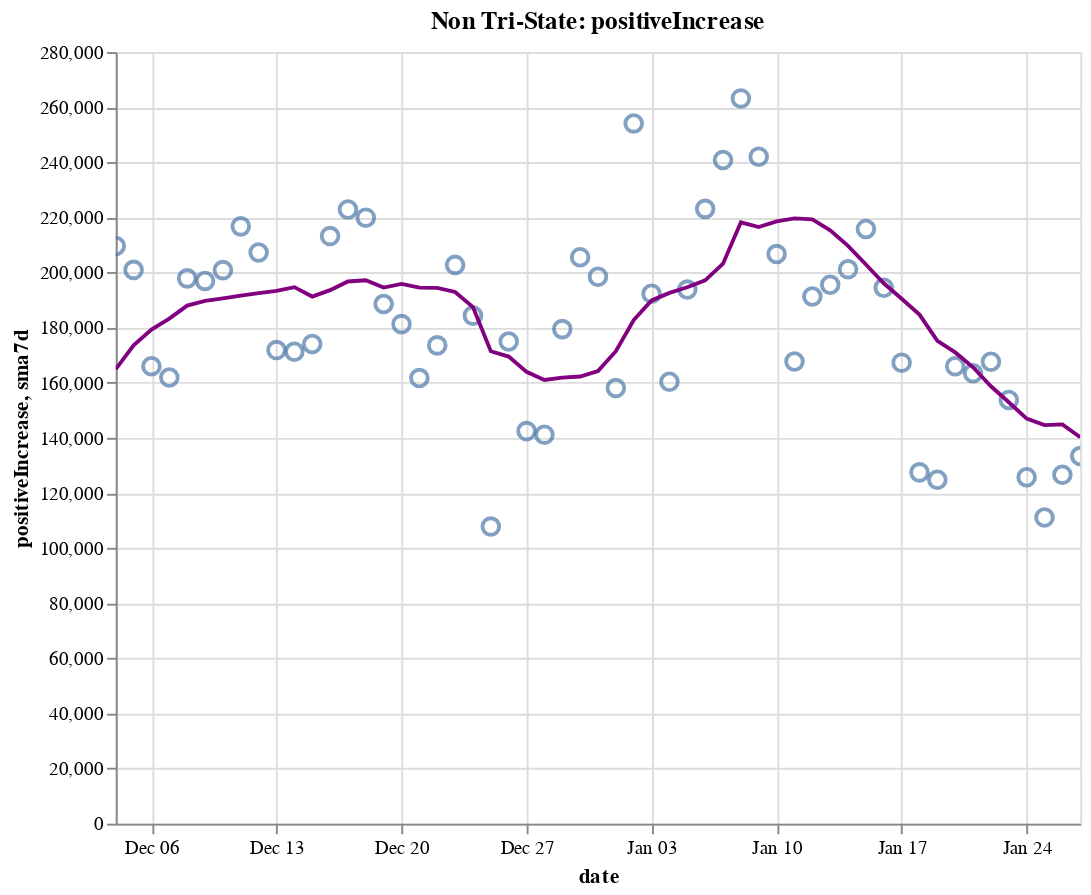

The notebook cell this image was saved under:
### Code cell
create_plot(non_tristate, 'positiveIncrease')

### Figure 1 — Vega-Lite specification as saved in the notebook (floating-point values rounded to 4 significant figures)
{"config": {"view": {"continuousWidth": 400, "continuousHeight": 300}}, "layer": [{"layer": [{"mark": {"type": "point", "size": 75}, "encoding": {"tooltip": [{"type": "temporal", "field": "date"}, {"type": "quantitative", "field": "positiveIncrease"}, {"type": "quantitative", "field": "sma7d"}], "x": {"type": "temporal", "field": "date"}, "y": {"type": "quantitative", "field": "positiveIncrease"}}, "selection": {"selector014": {"type": "interval", "bind": "scales", "encodings": ["x", "y"]}}}, {"mark": {"type": "line", "color": "purple"}, "encoding": {"x": {"type": "temporal", "field": "date"}, "y": {"type": "quantitative", "field": "sma7d"}}}]}, {"mark": {"type": "rule", "color": "#aaa"}, "encoding": {"x": {"type": "temporal", "field": "date"}}, "transform": [{"filter": {"selection": "selector013"}}]}, {"mark": "circle", "encoding": {"opacity": {"condition": {"value": 1, "selection": "selector013"}, "value": 0}, "tooltip": [{"type": "temporal", "field": "date"}, {"type": "quantitative", "field": "positiveIncrease"}, {"type": "quantitative", "field": "sma7d"}], "x": {"type": "temporal", "field": "date"}, "y": {"type": "quantitative", "field": "positiveIncrease"}}, "selection": {"selector013": {"type": "single", "encodings": ["x"], "on": "mouseover", "nearest": true, "empty": "none"}}}, {"mark": {"type": "text", "align": "left", "dx": 5, "dy": -5, "stroke": "white", "strokeWidth": 2}, "encoding": {"text": {"type": "quantitative", "field": "positiveIncrease"}, "tooltip": [{"type": "temporal", "field": "date"}, {"type": "quantitative", "field": "positiveIncrease"}, {"type": "quantitative", "field": "sma7d"}], "x": {"type": "temporal", "field": "date"}, "y": {"type": "quantitative", "field": "positiveIncrease"}}, "transform": [{"filter": {"selection": "selector013"}}]}, {"mark": {"type": "text", "align": "left", "dx": 5, "dy": -5}, "encoding": {"text": {"type": "quantitative", "field": "positiveIncrease"}, "tooltip": [{"type": "temporal", "field": "date"}, {"type": "quantitative", "field": "positiveIncrease"}, {"type": "quantitative", "field": "sma7d"}], "x": {"type": "temporal", "field": "date"}, "y": {"type": "quantitative", "field": "positiveIncrease"}}, "transform": [{"filter": {"selection": "selector013"}}]}], "data": {"name": "data-a3939cc075bf318024e28b33e33dc308"}, "height": 400, "title": "Non Tri-State: positiveIncrease", "width": 500, "$schema": "https://vega.github.io/schema/vega-lite/v4.8.1.json", "datasets": {"data-a3939cc075bf318024e28b33e33dc308": [{"date": "2020-12-04T00:00:00", "totalTestResultsIncrease": 1619000.0, "positiveIncrease": 209600.0, "death": 221000.0, "deathIncrease": 2420.0, "positiveRate": 0.129, "state": "Non Tri-State", "sma7d": 164900.0}, {"date": "2020-12-05T00:00:00", "totalTestResultsIncrease": 1908000.0, "positiveIncrease": 201000.0, "death": 223300.0, "deathIncrease": 2363.0, "positiveRate": 0.105, "state": "Non Tri-State", "sma7d": 173600.0}, {"date": "2020-12-06T00:00:00", "totalTestResultsIncrease": 1408000.0, "positiveIncrease": 166000.0, "death": 224400.0, "deathIncrease": 1088.0, "positiveRate": 0.118, "state": "Non Tri-State", "sma7d": 179300.0}, {"date": "2020-12-07T00:00:00", "totalTestResultsIncrease": 1446000.0, "positiveIncrease": 161900.0, "death": 225500.0, "deathIncrease": 1115.0, "positiveRate": 0.112, "state": "Non Tri-State", "sma7d": 183300.0}, {"date": "2020-12-08T00:00:00", "totalTestResultsIncrease": 1402000.0, "positiveIncrease": 197900.0, "death": 228000.0, "deathIncrease": 2497.0, "positiveRate": 0.141, "state": "Non Tri-State", "sma7d": 188000.0}, {"date": "2020-12-09T00:00:00", "totalTestResultsIncrease": 1439000.0, "positiveIncrease": 197000.0, "death": 230900.0, "deathIncrease": 2913.0, "positiveRate": 0.137, "state": "Non Tri-State", "sma7d": 189700.0}, {"date": "2020-12-10T00:00:00", "totalTestResultsIncrease": 1603000.0, "positiveIncrease": 200900.0, "death": 233900.0, "deathIncrease": 2930.0, "positiveRate": 0.125, "state": "Non Tri-State", "sma7d": 190600.0}, {"date": "2020-12-11T00:00:00", "totalTestResultsIncrease": 1670000.0, "positiveIncrease": 216800.0, "death": 236400.0, "deathIncrease": 2568.0, "positiveRate": 0.13, "state": "Non Tri-State", "sma7d": 191600.0}, {"date": "2020-12-12T00:00:00", "totalTestResultsIncrease": 1585000.0, "positiveIncrease": 207300.0, "death": 238800.0, "deathIncrease": 2339.0, "positiveRate": 0.131, "state": "Non Tri-State", "sma7d": 192500.0}, {"date": "2020-12-13T00:00:00", "totalTestResultsIncrease": 1560000.0, "positiveIncrease": 171900.0, "death": 240100.0, "deathIncrease": 1372.0, "positiveRate": 0.11, "state": "Non Tri-State", "sma7d": 193400.0}, {"date": "2020-12-14T00:00:00", "totalTestResultsIncrease": 1627000.0, "positiveIncrease": 171200.0, "death": 241300.0, "deathIncrease": 1167.0, "positiveRate": 0.105, "state": "Non Tri-State", "sma7d": 194700.0}, {"date": "2020-12-15T00:00:00", "totalTestResultsIncrease": 1494000.0, "positiveIncrease": 174100.0, "death": 244000.0, "deathIncrease": 2673.0, "positiveRate": 0.117, "state": "Non Tri-State", "sma7d": 191300.0}, {"date": "2020-12-16T00:00:00", "totalTestResultsIncrease": 1534000.0, "positiveIncrease": 213200.0, "death": 247200.0, "deathIncrease": 3184.0, "positiveRate": 0.139, "state": "Non Tri-State", "sma7d": 193600.0}, {"date": "2020-12-17T00:00:00", "totalTestResultsIncrease": 1621000.0, "positiveIncrease": 222900.0, "death": 250400.0, "deathIncrease": 3220.0, "positiveRate": 0.138, "state": "Non Tri-State", "sma7d": 196800.0}, {"date": "2020-12-18T00:00:00", "totalTestResultsIncrease": 1763000.0, "positiveIncrease": 219900.0, "death": 253100.0, "deathIncrease": 2671.0, "positiveRate": 0.125, "state": "Non Tri-State", "sma7d": 197200.0}, {"date": "2020-12-19T00:00:00", "totalTestResultsIncrease": 1566000.0, "positiveIncrease": 188600.0, "death": 255600.0, "deathIncrease": 2529.0, "positiveRate": 0.12, "state": "Non Tri-State", "sma7d": 194500.0}, {"date": "2020-12-20T00:00:00", "totalTestResultsIncrease": 1589000.0, "positiveIncrease": 181300.0, "death": 257100.0, "deathIncrease": 1523.0, "positiveRate": 0.114, "state": "Non Tri-State", "sma7d": 195900.0}, {"date": "2020-12-21T00:00:00", "totalTestResultsIncrease": 1589000.0, "positiveIncrease": 161700.0, "death": 258400.0, "deathIncrease": 1245.0, "positiveRate": 0.102, "state": "Non Tri-State", "sma7d": 194500.0}, {"date": "2020-12-22T00:00:00", "totalTestResultsIncrease": 1533000.0, "positiveIncrease": 173600.0, "death": 261200.0, "deathIncrease": 2866.0, "positiveRate": 0.113, "state": "Non Tri-State", "sma7d": 194400.0}, {"date": "2020-12-23T00:00:00", "totalTestResultsIncrease": 1459000.0, "positiveIncrease": 202800.0, "death": 264300.0, "deathIncrease": 3054.0, "positiveRate": 0.139, "state": "Non Tri-State", "sma7d": 193000.0}, {"date": "2020-12-24T00:00:00", "totalTestResultsIncrease": 1622000.0, "positiveIncrease": 184400.0, "death": 267000.0, "deathIncrease": 2692.0, "positiveRate": 0.114, "state": "Non Tri-State", "sma7d": 187500.0}, {"date": "2020-12-25T00:00:00", "totalTestResultsIncrease": 1084000.0, "positiveIncrease": 107800.0, "death": 268300.0, "deathIncrease": 1381.0, "positiveRate": 0.099, "state": "Non Tri-State", "sma7d": 171400.0}, {"date": "2020-12-26T00:00:00", "totalTestResultsIncrease": 1916000.0, "positiveIncrease": 175000.0, "death": 269600.0, "deathIncrease": 1282.0, "positiveRate": 0.091, "state": "Non Tri-State", "sma7d": 169500.0}, {"date": "2020-12-27T00:00:00", "totalTestResultsIncrease": 1207000.0, "positiveIncrease": 142500.0, "death": 270900.0, "deathIncrease": 1265.0, "positiveRate": 0.118, "state": "Non Tri-State", "sma7d": 164000.0}, {"date": "2020-12-28T00:00:00", "totalTestResultsIncrease": 1020000.0, "positiveIncrease": 141200.0, "death": 272100.0, "deathIncrease": 1238.0, "positiveRate": 0.138, "state": "Non Tri-State", "sma7d": 161000.0}, {"date": "2020-12-29T00:00:00", "totalTestResultsIncrease": 1081000.0, "positiveIncrease": 179500.0, "death": 275100.0, "deathIncrease": 3016.0, "positiveRate": 0.166, "state": "Non Tri-State", "sma7d": 161900.0}, {"date": "2020-12-30T00:00:00", "totalTestResultsIncrease": 1356000.0, "positiveIncrease": 205600.0, "death": 278700.0, "deathIncrease": 3536.0, "positiveRate": 0.152, "state": "Non Tri-State", "sma7d": 162300.0}, {"date": "2020-12-31T00:00:00", "totalTestResultsIncrease": 1470000.0, "positiveIncrease": 198500.0, "death": 281700.0, "deathIncrease": 3041.0, "positiveRate": 0.135, "state": "Non Tri-State", "sma7d": 164300.0}, {"date": "2021-01-01T00:00:00", "totalTestResultsIncrease": 1084000.0, "positiveIncrease": 158100.0, "death": 284000.0, "deathIncrease": 2306.0, "positiveRate": 0.146, "state": "Non Tri-State", "sma7d": 171500.0}, {"date": "2021-01-02T00:00:00", "totalTestResultsIncrease": 1789000.0, "positiveIncrease": 254100.0, "death": 286200.0, "deathIncrease": 2146.0, "positiveRate": 0.142, "state": "Non Tri-State", "sma7d": 182800.0}, {"date": "2021-01-03T00:00:00", "totalTestResultsIncrease": 1255000.0, "positiveIncrease": 192300.0, "death": 287500.0, "deathIncrease": 1295.0, "positiveRate": 0.153, "state": "Non Tri-State", "sma7d": 189900.0}, {"date": "2021-01-04T00:00:00", "totalTestResultsIncrease": 1346000.0, "positiveIncrease": 160400.0, "death": 288700.0, "deathIncrease": 1270.0, "positiveRate": 0.119, "state": "Non Tri-State", "sma7d": 192600.0}, {"date": "2021-01-05T00:00:00", "totalTestResultsIncrease": 1283000.0, "positiveIncrease": 193800.0, "death": 291900.0, "deathIncrease": 3168.0, "positiveRate": 0.151, "state": "Non Tri-State", "sma7d": 194700.0}, {"date": "2021-01-06T00:00:00", "totalTestResultsIncrease": 1328000.0, "positiveIncrease": 223100.0, "death": 295500.0, "deathIncrease": 3560.0, "positiveRate": 0.168, "state": "Non Tri-State", "sma7d": 197200.0}, {"date": "2021-01-07T00:00:00", "totalTestResultsIncrease": 1616000.0, "positiveIncrease": 240800.0, "death": 299200.0, "deathIncrease": 3700.0, "positiveRate": 0.149, "state": "Non Tri-State", "sma7d": 203200.0}, {"date": "2021-01-08T00:00:00", "totalTestResultsIncrease": 1782000.0, "positiveIncrease": 263200.0, "death": 302600.0, "deathIncrease": 3468.0, "positiveRate": 0.148, "state": "Non Tri-State", "sma7d": 218200.0}, {"date": "2021-01-09T00:00:00", "totalTestResultsIncrease": 1739000.0, "positiveIncrease": 242000.0, "death": 305900.0, "deathIncrease": 3249.0, "positiveRate": 0.139, "state": "Non Tri-State", "sma7d": 216500.0}, {"date": "2021-01-10T00:00:00", "totalTestResultsIncrease": 1735000.0, "positiveIncrease": 206700.0, "death": 307800.0, "deathIncrease": 1883.0, "positiveRate": 0.119, "state": "Non Tri-State", "sma7d": 218600.0}, {"date": "2021-01-11T00:00:00", "totalTestResultsIncrease": 1518000.0, "positiveIncrease": 167700.0, "death": 309200.0, "deathIncrease": 1426.0, "positiveRate": 0.11, "state": "Non Tri-State", "sma7d": 219600.0}, {"date": "2021-01-12T00:00:00", "totalTestResultsIncrease": 1475000.0, "positiveIncrease": 191300.0, "death": 313000.0, "deathIncrease": 3758.0, "positiveRate": 0.13, "state": "Non Tri-State", "sma7d": 219300.0}, {"date": "2021-01-13T00:00:00", "totalTestResultsIncrease": 1543000.0, "positiveIncrease": 195600.0, "death": 316700.0, "deathIncrease": 3710.0, "positiveRate": 0.127, "state": "Non Tri-State", "sma7d": 215300.0}, {"date": "2021-01-14T00:00:00", "totalTestResultsIncrease": 1718000.0, "positiveIncrease": 201200.0, "death": 320300.0, "deathIncrease": 3602.0, "positiveRate": 0.117, "state": "Non Tri-State", "sma7d": 209700.0}, {"date": "2021-01-15T00:00:00", "totalTestResultsIncrease": 1782000.0, "positiveIncrease": 215800.0, "death": 323600.0, "deathIncrease": 3384.0, "positiveRate": 0.121, "state": "Non Tri-State", "sma7d": 202900.0}, {"date": "2021-01-16T00:00:00", "totalTestResultsIncrease": 1752000.0, "positiveIncrease": 194500.0, "death": 327100.0, "deathIncrease": 3456.0, "positiveRate": 0.111, "state": "Non Tri-State", "sma7d": 196100.0}, {"date": "2021-01-17T00:00:00", "totalTestResultsIncrease": 1602000.0, "positiveIncrease": 167300.0, "death": 329000.0, "deathIncrease": 1856.0, "positiveRate": 0.104, "state": "Non Tri-State", "sma7d": 190500.0}, {"date": "2021-01-18T00:00:00", "totalTestResultsIncrease": 1474000.0, "positiveIncrease": 127500.0, "death": 330100.0, "deathIncrease": 1145.0, "positiveRate": 0.086, "state": "Non Tri-State", "sma7d": 184700.0}, {"date": "2021-01-19T00:00:00", "totalTestResultsIncrease": 1310000.0, "positiveIncrease": 124800.0, "death": 332000.0, "deathIncrease": 1903.0, "positiveRate": 0.095, "state": "Non Tri-State", "sma7d": 175200.0}, {"date": "2021-01-20T00:00:00", "totalTestResultsIncrease": 1476000.0, "positiveIncrease": 166000.0, "death": 336000.0, "deathIncrease": 4022.0, "positiveRate": 0.112, "state": "Non Tri-State", "sma7d": 171000.0}, {"date": "2021-01-21T00:00:00", "totalTestResultsIncrease": 1630000.0, "positiveIncrease": 163400.0, "death": 339600.0, "deathIncrease": 3555.0, "positiveRate": 0.1, "state": "Non Tri-State", "sma7d": 165600.0}, {"date": "2021-01-22T00:00:00", "totalTestResultsIncrease": 1630000.0, "positiveIncrease": 167600.0, "death": 343200.0, "deathIncrease": 3651.0, "positiveRate": 0.103, "state": "Non Tri-State", "sma7d": 158700.0}, {"date": "2021-01-23T00:00:00", "totalTestResultsIncrease": 1617000.0, "positiveIncrease": 153800.0, "death": 346600.0, "deathIncrease": 3388.0, "positiveRate": 0.095, "state": "Non Tri-State", "sma7d": 152900.0}, {"date": "2021-01-24T00:00:00", "totalTestResultsIncrease": 1474000.0, "positiveIncrease": 125700.0, "death": 348400.0, "deathIncrease": 1765.0, "positiveRate": 0.085, "state": "Non Tri-State", "sma7d": 147000.0}, {"date": "2021-01-25T00:00:00", "totalTestResultsIncrease": 1383000.0, "positiveIncrease": 111100.0, "death": 349700.0, "deathIncrease": 1307.0, "positiveRate": 0.08, "state": "Non Tri-State", "sma7d": 144600.0}, {"date": "2021-01-26T00:00:00", "totalTestResultsIncrease": 1308000.0, "positiveIncrease": 126600.0, "death": 353100.0, "deathIncrease": 3413.0, "positiveRate": 0.097, "state": "Non Tri-State", "sma7d": 144900.0}, {"date": "2021-01-27T00:00:00", "totalTestResultsIncrease": 1326000.0, "positiveIncrease": 133400.0, "death": 356900.0, "deathIncrease": 3748.0, "positiveRate": 0.101, "state": "Non Tri-State", "sma7d": 140200.0}]}}
